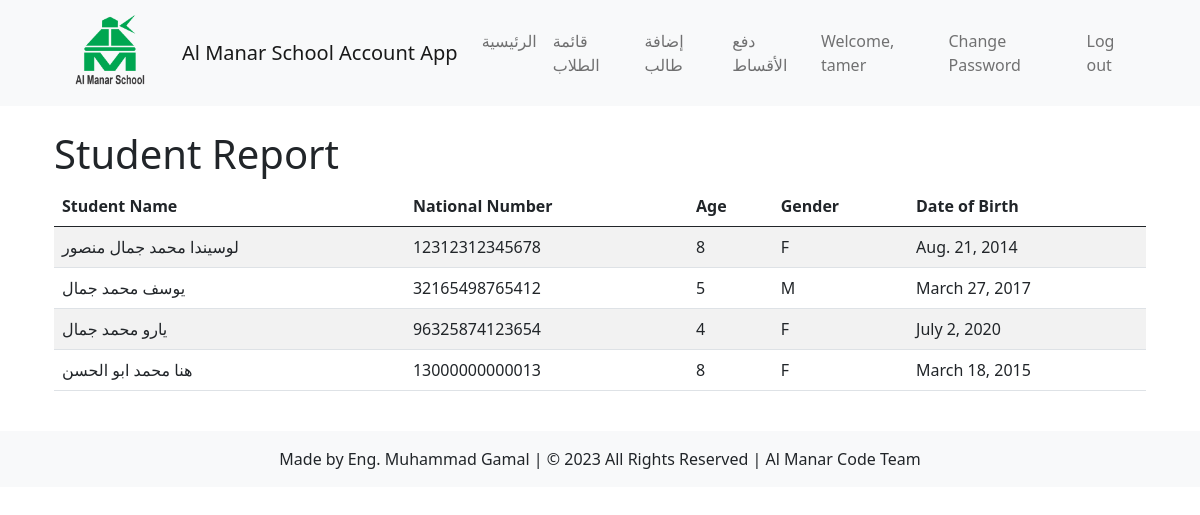
Before: /students/generate-student-report/ (signed in) with the older database file.
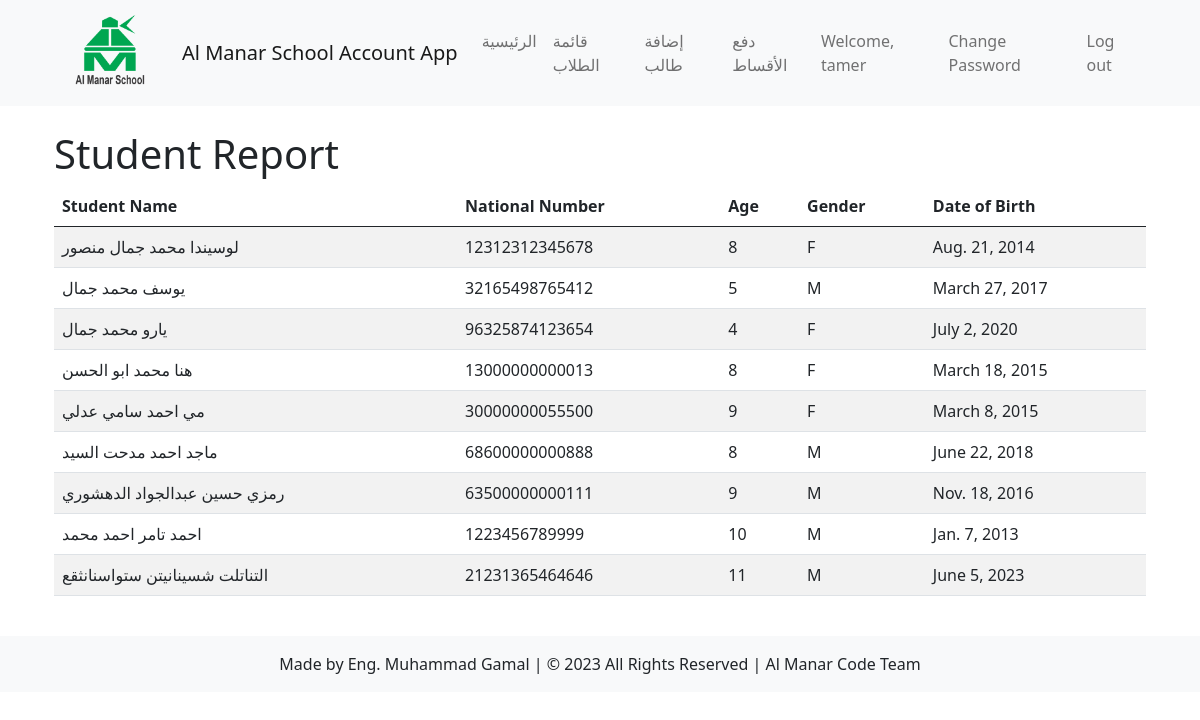
After: the same page with the newer database file.
### students/models.py (models this page shows, shortened)
class Student(models.Model):
    GENDER_CHOICES = (
        ('', '---------'),
        ('M', 'Male'),
        ('F', 'Female'),
    )
    name = models.CharField(max_length=50)
    national_number = models.IntegerField(unique=True)
    age = models.IntegerField()
    gender = models.CharField(max_length=1, choices=GENDER_CHOICES)
    date_of_birth = models.DateField()
    academic_year = models.ForeignKey(AcademicYear, on_delete=models.CASCADE, default=timezone.now, null=True, blank=True)
    classroom = models.ManyToManyField(Classroom)
    total_payments = models.DecimalField(max_digits=8, decimal_places=2, default=0, null=True, blank=True)
    total_owed = models.DecimalField(max_digits=8, decimal_places=2, default=0, null=True, blank=True)
    phone_number = models.CharField(max_length=20, default='')  # Add the phone number field

### students/views.py (the view)
# urls.py: path('generate-student-report/', views.generate_student_report, name='generate_student_report'),
@never_cache
@login_required
def generate_student_report(request):
    students = Student.objects.all()
    context = {
        'report_data': students
    }
    return render(request, 'students/generate_student_report.html', context)

### students/templates/students/generate_student_report.html (shortened to what this page needs)
{% extends 'students/base.html' %}
{% block content %}
    <h1>Student Report</h1>
    <div class="table-responsive">
        <table class="table table-striped">
            <thead>
                <tr>
                    <th>Student Name</th>
                    <th>National Number</th>
                    <th>Age</th>
                    <th>Gender</th>
                    <th>Date of Birth</th>
                </tr>
            </thead>
            <tbody>
                {% for student in report_data %}
                    <tr>
                        <td>{{ student.name }}</td>
                        <td>{{ student.national_number }}</td>
                        <td>{{ student.age }}</td>
                        <td>{{ student.gender }}</td>
                        <td>{{ student.date_of_birth }}</td>
                    </tr>
                {% endfor %}
            </tbody>
        </table>
    </div>
{% endblock %}

Changed rows visible on the page:
added Student: name "مي احمد سامي عدلي", national_number "30000000055500", age "9", gender "F", date_of_birth "March 8, 2015"
added Student: name "ماجد احمد مدحت السيد", national_number "68600000000888", age "8", gender "M", date_of_birth "June 22, 2018"
added Student: name "رمزي حسين عبدالجواد الدهشوري", national_number "63500000000111", age "9", gender "M", date_of_birth "Nov. 18, 2016"
added Student: name "احمد تامر احمد محمد", national_number "1223456789999", age "10", gender "M", date_of_birth "Jan. 7, 2013"
added Student: name "التناتلت شسينانيتن ستواسنانثقع", national_number "21231365464646", age "11", gender "M", date_of_birth "June 5, 2023"
